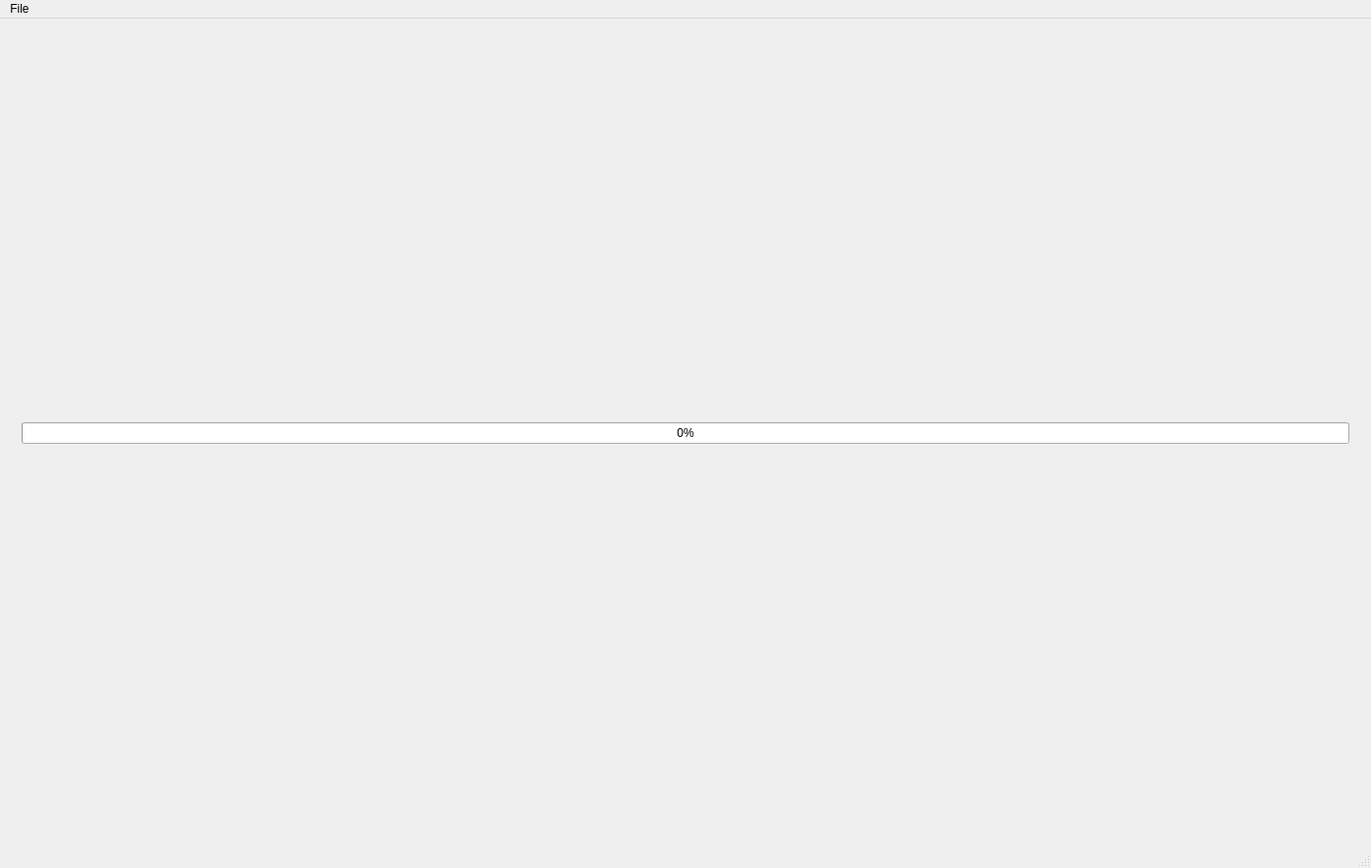
<?xml version="1.0" encoding="UTF-8"?>
<ui version="4.0">
 <class>MainWindow</class>
 <widget class="QMainWindow" name="MainWindow">
  <property name="geometry">
   <rect>
    <x>0</x>
    <y>0</y>
    <width>1396</width>
    <height>884</height>
   </rect>
  </property>
  <property name="windowTitle">
   <string>MainWindow</string>
  </property>
  <widget class="QWidget" name="centralWidget">
   <layout class="QVBoxLayout" name="verticalLayout_3">
    <item>
     <widget class="QStackedWidget" name="stackedWidget">
      <property name="currentIndex">
       <number>1</number>
      </property>
      <widget class="QWidget" name="videoPage">
       <layout class="QVBoxLayout" name="verticalLayout">
        <item>
         <widget class="QGroupBox" name="groupBox">
          <property name="sizePolicy">
           <sizepolicy hsizetype="Preferred" vsizetype="Expanding">
            <horstretch>0</horstretch>
            <verstretch>0</verstretch>
           </sizepolicy>
          </property>
          <property name="title">
           <string>Image View</string>
          </property>
          <layout class="QVBoxLayout" name="verticalLayout_2">
           <item>
            <widget class="QGraphicsView" name="graphicsView">
             <property name="dragMode">
              <enum>QGraphicsView::ScrollHandDrag</enum>
             </property>
            </widget>
           </item>
          </layout>
         </widget>
        </item>
        <item>
         <widget class="QSlider" name="frameSlider">
          <property name="minimum">
           <number>1</number>
          </property>
          <property name="maximum">
           <number>100</number>
          </property>
          <property name="orientation">
           <enum>Qt::Horizontal</enum>
          </property>
          <property name="invertedAppearance">
           <bool>false</bool>
          </property>
          <property name="tickPosition">
           <enum>QSlider::TicksBelow</enum>
          </property>
         </widget>
        </item>
        <item>
         <layout class="QHBoxLayout" name="horizontalLayout">
          <item>
           <widget class="QPushButton" name="prevFrameButton">
            <property name="text">
             <string>&lt; Previous</string>
            </property>
           </widget>
          </item>
          <item>
           <widget class="QPushButton" name="nextFrameButton">
            <property name="text">
             <string>Next &gt;</string>
            </property>
           </widget>
          </item>
         </layout>
        </item>
       </layout>
      </widget>
      <widget class="QWidget" name="progressPage">
       <layout class="QVBoxLayout" name="verticalLayout_4">
        <item>
         <spacer name="verticalSpacer">
          <property name="orientation">
           <enum>Qt::Vertical</enum>
          </property>
          <property name="sizeHint" stdset="0">
           <size>
            <width>20</width>
            <height>331</height>
           </size>
          </property>
         </spacer>
        </item>
        <item>
         <widget class="QProgressBar" name="progressBar">
          <property name="value">
           <number>0</number>
          </property>
         </widget>
        </item>
        <item>
         <spacer name="verticalSpacer_2">
          <property name="orientation">
           <enum>Qt::Vertical</enum>
          </property>
          <property name="sizeHint" stdset="0">
           <size>
            <width>20</width>
            <height>331</height>
           </size>
          </property>
         </spacer>
        </item>
       </layout>
      </widget>
     </widget>
    </item>
   </layout>
  </widget>
  <widget class="QMenuBar" name="menuBar">
   <property name="geometry">
    <rect>
     <x>0</x>
     <y>0</y>
     <width>1396</width>
     <height>39</height>
    </rect>
   </property>
   <widget class="QMenu" name="menuFile">
    <property name="title">
     <string>File</string>
    </property>
    <addaction name="actionOpen"/>
    <addaction name="actionQuit"/>
   </widget>
   <addaction name="menuFile"/>
  </widget>
  <widget class="QStatusBar" name="statusBar"/>
  <action name="actionOpen">
   <property name="text">
    <string>Open</string>
   </property>
  </action>
  <action name="actionQuit">
   <property name="text">
    <string>Exit</string>
   </property>
  </action>
 </widget>
 <layoutdefault spacing="6" margin="11"/>
 <resources/>
 <connections/>
</ui>
